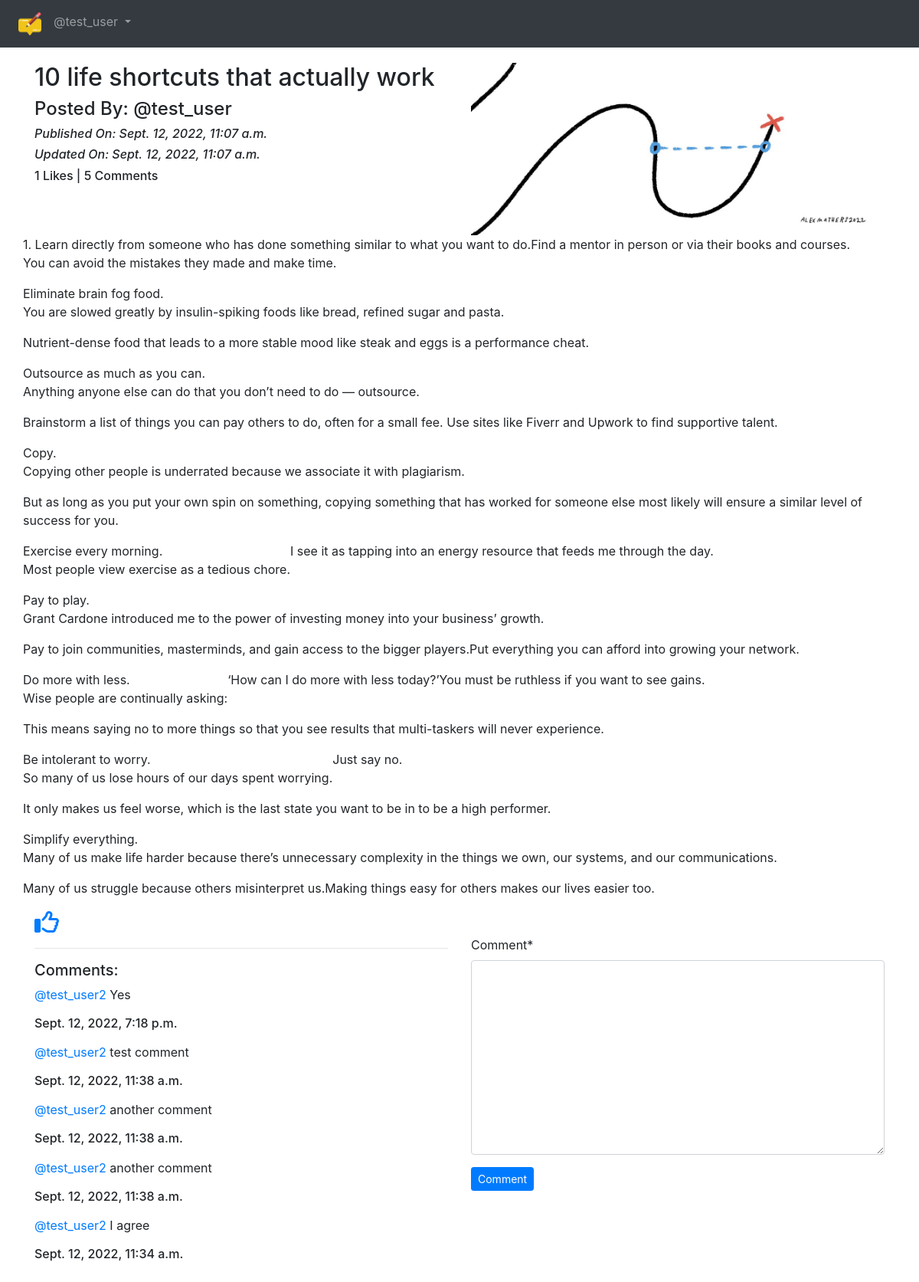
Before: /blog/details/10-life-shortcuts-that-actually-work-da817139-9afe-4146-bc5c-8a39e3715e68 (signed in) with the older database file.
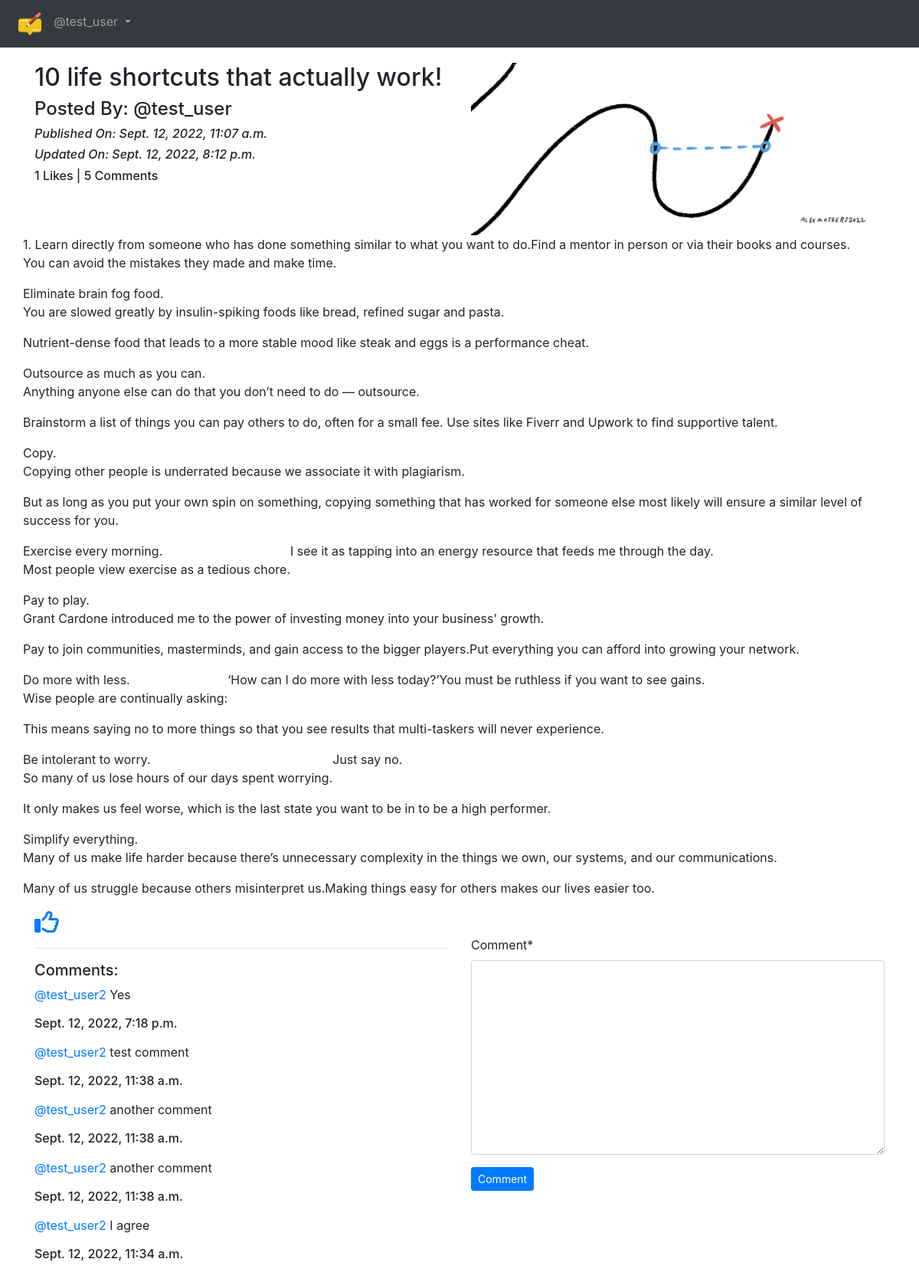
After: the same page with the newer database file.
### App_Blog/models.py (models this page shows, shortened)
class Blog(models.Model):
    author = models.ForeignKey(
        User, on_delete=models.CASCADE, related_name='post_author')
    blog_title = models.CharField(max_length=254, verbose_name="Put a Title")
    slug = models.SlugField(max_length=264, unique=True)
    blog_content = models.TextField(verbose_name="What is on your mind?")
    blog_image = models.ImageField(
        upload_to='blog_images', verbose_name="Image")
    publish_date = models.DateTimeField(auto_now_add=True)
    update_date = models.DateTimeField(auto_now=True)
    class Meta:
        ordering = ('-publish_date',)

### App_Blog/views.py (the view, shortened to what this page needs)
# urls.py: path('details/<slug:slug>', views.blog_details, name='blog_details'),
@login_required
def blog_details(request, slug):
    blog = Blog.objects.get(slug=slug)
    comment_form = CommentForm()
    already_liked = Likes.objects.filter(blog=blog, user=request.user)
    if already_liked:
        liked = True
    else:
        liked = False
    return render(request, 'App_Blog/blog_details.html', context={'blog': blog, 'comment_form': comment_form, 'liked': liked})

### App_Blog/forms.py
class CommentForm(forms.ModelForm):
    class Meta:
        model = Comment
        fields = ('comment', )

### templates/App_Blog/blog_details.html (shortened to what this page needs)
{% extends 'base.html' %}
{% load crispy_forms_tags %}
{% block body_block %}
<div class="row">
    <div class="col-sm-6">
        <h2>{{blog.blog_title}}</h2>
        <h4>Posted By: @{{blog.author}}</h4>
        <i><h6>Published On: {{blog.publish_date}}</h6></i>
        <i><h6>Updated On: {{blog.update_date}}</h6></i>
        <h6>{{blog.liked_blog.count}} Likes  |  {{blog.blog_comment.count}} Comments</h6>
    </div>
    <div class="col-sm-6">
        <img src="/media/{{blog.blog_image}}" width="100%">
    </div>
    <p>{{blog.blog_content|linebreaks}}</p>
</div>
{% if not liked %}
<a href="{% url 'App_Blog:liked_post' pk=blog.pk %}">
    <i class="far fa-thumbs-up fa-2x"></i>
</a>
{% else %}
<a href="{% url 'App_Blog:unliked_post' pk=blog.pk %}">
    <i class="far fa-thumbs-down fa-2x"></i>
</a>
{% endif %}
<div class="row">
    <div class="col-sm-6">
        <hr>
        <h5>Comments:</h5>
        {% for comment in blog.blog_comment.all %}
        <p><a href="#">@{{comment.user}}</a> {{comment.comment}} <br> <h6>{{comment.comment_date}}</h6></p>
        {% endfor %}
    </div>
    <div class="col-sm-6">
        <form method="POST">
            {{ comment_form|crispy }}
            <button type="submit" name="button" class="btn btn-primary btn-sm">Comment</button>
        </form>
    </div>
</div>
<br>
<br>
{% endblock %}

Changed rows visible on the page:
changed Blog "test_user": blog_title "10 life shortcuts that actually work" → "10 life shortcuts that actually work!"; update_date "Sept. 12, 2022, 11:07 a.m." → "Sept. 12, 2022, 8:12 p.m."
